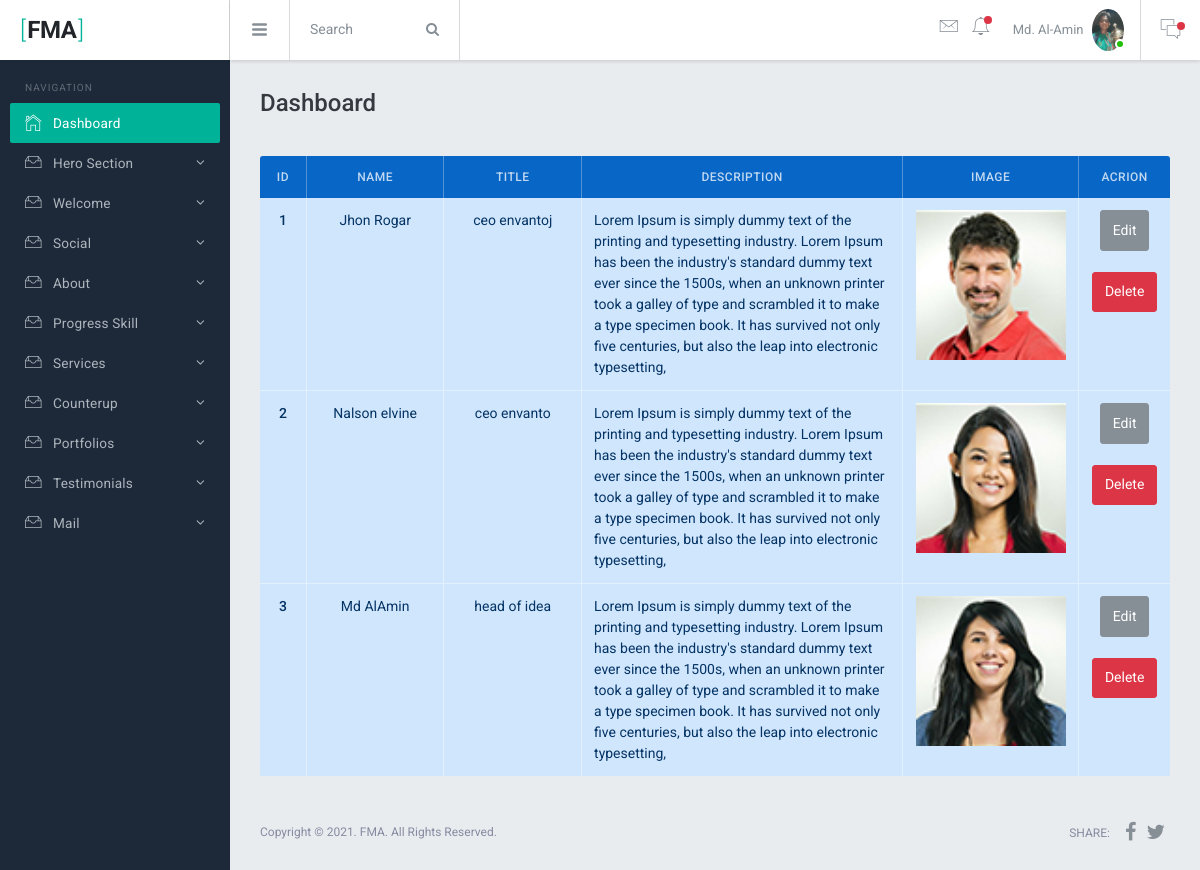
The app's page /admin/view-testimonials.php (signed in) with its own data.
### tables this page shows
CREATE TABLE `testimonials` (
  `id` int(10) UNSIGNED NOT NULL,
  `description` text NOT NULL,
  `name` varchar(255) NOT NULL,
  `title` varchar(255) NOT NULL,
  `image` varchar(255) NOT NULL,
  `status` tinyint(4) NOT NULL DEFAULT 1
);

### admin/view-testimonials.php (the view)
<?php require_once 'inc/header.php';
  $select = "SELECT * FROM Testimonials WHERE status = 1";
  $query = mysqli_query($conn, $select);
?>
 <table class="table table-bordered table-colored table-primary">
            <thead>
              <tr>
                <th class="wd-5p text-center">ID</th>
                <th class="wd-15p text-center">Name</th>
                <th class="wd-15p text-center">Title</th>
                <th class="wd-35p text-center">Description</th>
                <th class="wd-15p text-center">Image</th>
                <th class="wd-10p text-center">Acrion</th>
              </tr>
            </thead>
            <tbody>
            <?php foreach ($query as $key => $testimonials): ?>
              <tr>
                <th class="text-center" scope="row"><?= ++$key ?></th>
                <td class="text-center"><?= $testimonials['name'] ?></td>
                <td class="text-center"><?= $testimonials['title'] ?></td>
                <td><?= $testimonials['description']?></td>
                <td class="text-center">
                  <img style="width:150px;" src="upload/testimonials/<?= $testimonials['image'] ?>">
                </td>
                <td class="text-center">
                  <a href="edit-testimonials.php?id= <?= $testimonials['id'] ?>" class="btn  btn-secondary">Edit</a><br><br>
                  <a href="delete-testimonials.php?id= <?= $testimonials['id'] ?>" class="btn  btn-danger">Delete</a>
                </td>
              </tr>
            <?php endforeach ?>
            </tbody>
          </table>
<?php require_once 'inc/footer.php'; ?>

### admin/inc/header.php (shortened to what this page needs)
<?php
require_once '../db.php';
  $adminId = $_SESSION['loginAdminId'];
$select = "SELECT * FROM admin WHERE id = $adminId";
$query = mysqli_query($conn, $select);
$assoc = mysqli_fetch_assoc($query);
?>
<!DOCTYPE html>
<html lang="en">
  <head>
    <link href="assets/lib/font-awesome/css/font-awesome.css" rel="stylesheet">
    <link href="assets/lib/Ionicons/css/ionicons.css" rel="stylesheet">
    <link href="../assets/lib/perfect-scrollbar/css/perfect-scrollbar.css" rel="stylesheet">
    <link href="assets/lib/jquery-switchbutton/jquery.switchButton.css" rel="stylesheet">
    <link href="assets/lib/rickshaw/rickshaw.min.css" rel="stylesheet">
    <link href="assets/lib/chartist/chartist.css" rel="stylesheet">
    <link rel="stylesheet" href="assets/css/bracket.css">
  </head>
  <body>
    <div class="br-logo"><a href=""><span>[</span>FMA<span>]</span></a></div>
    <div class="br-sideleft overflow-y-auto">
      <label class="sidebar-label pd-x-15 mg-t-20">Navigation</label>
      <div class="br-sideleft-menu">
        <a href="dashboard.php" class="br-menu-link active">
          <div class="br-menu-item">
            <i class="menu-item-icon icon ion-ios-home-outline tx-22"></i>
            <span class="menu-item-label">Dashboard</span>
          </div>
        </a>
        <a href="#" class="br-menu-link">
          <div class="br-menu-item">
            <i class="menu-item-icon icon ion-ios-filing-outline tx-24"></i>
            <span class="menu-item-label">Hero Section</span>
            <i class="menu-item-arrow fa fa-angle-down"></i>
          </div>
        </a>
         <a href="#" class="br-menu-link">
          <div class="br-menu-item">
            <i class="menu-item-icon icon ion-ios-filing-outline tx-24"></i>
            <span class="menu-item-label">Welcome</span>
            <i class="menu-item-arrow fa fa-angle-down"></i>
          </div>
        </a>
         <a href="#" class="br-menu-link">
          <div class="br-menu-item">
            <i class="menu-item-icon icon ion-ios-filing-outline tx-24"></i>
            <span class="menu-item-label">Social</span>
            <i class="menu-item-arrow fa fa-angle-down"></i>
          </div>
        </a>
         <a href="#" class="br-menu-link">
          <div class="br-menu-item">
            <i class="menu-item-icon icon ion-ios-filing-outline tx-24"></i>
            <span class="menu-item-label">About</span>
            <i class="menu-item-arrow fa fa-angle-down"></i>
          </div>
        </a>
         <a href="#" class="br-menu-link">
          <div class="br-menu-item">
            <i class="menu-item-icon icon ion-ios-filing-outline tx-24"></i>
            <span class="menu-item-label">Progress Skill</span>
            <i class="menu-item-arrow fa fa-angle-down"></i>
          </div>
        </a>
         <a href="#" class="br-menu-link">
          <div class="br-menu-item">
            <i class="menu-item-icon icon ion-ios-filing-outline tx-24"></i>
            <span class="menu-item-label">Services</span>
            <i class="menu-item-arrow fa fa-angle-down"></i>
          </div>
        </a>
         <a href="#" class="br-menu-link">
          <div class="br-menu-item">
            <i class="menu-item-icon icon ion-ios-filing-outline tx-24"></i>
            <span class="menu-item-label">Counterup</span>
            <i class="menu-item-arrow fa fa-angle-down"></i>
          </div>
        </a>
        <a href="#" class="br-menu-link">
          <div class="br-menu-item">
            <i class="menu-item-icon icon ion-ios-filing-outline tx-24"></i>
            <span class="menu-item-label">Portfolios</span>
            <i class="menu-item-arrow fa fa-angle-down"></i>
          </div>
        </a>
        <a href="#" class="br-menu-link">
          <div class="br-menu-item">
            <i class="menu-item-icon icon ion-ios-filing-outline tx-24"></i>
            <span class="menu-item-label">Testimonials</span>
            <i class="menu-item-arrow fa fa-angle-down"></i>
          </div>
        </a>
        <a href="#" class="br-menu-link">
          <div class="br-menu-item">
            <i class="menu-item-icon icon ion-ios-filing-outline tx-24"></i>
            <span class="menu-item-label">Mail</span>
            <i class="menu-item-arrow fa fa-angle-down"></i>
          </div>
        </a>
      </div>
      <br>
    </div>
    <div class="br-header">
      <div class="br-header-left">
        <div class="navicon-left hidden-md-down"><a id="btnLeftMenu" href=""><i class="icon ion-navicon-round"></i></a></div>
        <div class="input-group hidden-xs-down wd-170 transition">
          <input id="searchbox" type="text" class="form-control" placeholder="Search">
          <span class="input-group-btn">
            <button class="btn btn-secondary" type="button"><i class="fa fa-search"></i></button>
          </span>
        </div>
      </div>
      <div class="br-header-right">
        <nav class="nav">
          <div class="dropdown">
            <a href="" class="nav-link pd-x-7 pos-relative" data-toggle="dropdown">
              <i class="icon ion-ios-email-outline tx-24"></i>
              <?php
              $not = "SELECT * FROM mail WHERE notification = 'on'";
              $nq = mysqli_query($conn, $not);
              $na = mysqli_fetch_assoc($nq);
               ?>
              <span class="square-8 <?= isset($na['notification']) == 'on' ? 'bg-danger' : '' ?> pos-absolute t-15 r-0 rounded-circle"></span>
            </a>
          </div>
          <div class="dropdown">
            <a href="" class="nav-link pd-x-7 pos-relative" data-toggle="dropdown">
              <i class="icon ion-ios-bell-outline tx-24"></i>
              <span class="square-8 bg-danger pos-absolute t-15 r-5 rounded-circle"></span>
            </a>
          </div>
          <div class="dropdown">
            <a href="" class="nav-link nav-link-profile" data-toggle="dropdown">
              <span class="logged-name hidden-md-down"><?= $assoc['name'] ?></span>
              <img src="upload/profile/<?= $assoc['image'] ?>" class="wd-32 rounded-circle" alt="">
              <span class="square-10 bg-success"></span>
            </a>
          </div>
        </nav>
        <div class="navicon-right">
          <a id="btnRightMenu" href="" class="pos-relative">
            <i class="icon ion-ios-chatboxes-outline"></i>
            <span class="square-8 bg-danger pos-absolute t-10 r--5 rounded-circle"></span>
          </a>
        </div>
      </div>
    </div>
    <div class="br-mainpanel">
      <div class="pd-30">
        <h4 class="tx-gray-800 mg-b-5">Dashboard</h4>
      </div>
      <div class="br-pagebody mg-t-5 pd-x-30">

### admin/inc/footer.php (shortened to what this page needs)
</div>
 <footer class="br-footer">
  <div class="footer-left">
    <div class="mg-b-2">Copyright &copy; 2021. FMA. All Rights Reserved.</div>
  </div>
  <div class="footer-right d-flex align-items-center">
    <span class="tx-uppercase mg-r-10">Share:</span>
    <a target="_blank" class="pd-x-5" href="https://www.facebook.com/sharer/sharer.php?u=http%3A//themepixels.me/bracket/intro"><i class="fa fa-facebook tx-20"></i></a>
    <a target="_blank" class="pd-x-5" href="https://twitter.com/home?status=Bracket,%20your%20best%20choice%20for%20premium%20quality%20admin%20template%20from%20Bootstrap.%20Get%20it%20now%20at%20http%3A//themepixels.me/bracket/intro"><i class="fa fa-twitter tx-20"></i></a>
  </div>
</footer>
    </div>
  </body>
</html>

### records on screen
testimonials: name "Jhon Rogar", title "ceo envantoj", description "Lorem Ipsum is simply dummy text of the printing and typesetting industry. Lorem Ipsum has been the industry's standard dummy text ever since the 1500s, when an unknown printer took a galley of type and scrambled it to make a type specimen book. It has survived not only five centuries, but also the leap into electronic typesetting,", image (picture)
testimonials: name "Nalson elvine", title "ceo envanto", description "Lorem Ipsum is simply dummy text of the printing and typesetting industry. Lorem Ipsum has been the industry's standard dummy text ever since the 1500s, when an unknown printer took a galley of type and scrambled it to make a type specimen book. It has survived not only five centuries, but also the leap into electronic typesetting,", image (picture)
testimonials: name "Md AlAmin", title "head of idea", description "Lorem Ipsum is simply dummy text of the printing and typesetting industry. Lorem Ipsum has been the industry's standard dummy text ever since the 1500s, when an unknown printer took a galley of type and scrambled it to make a type specimen book. It has survived not only five centuries, but also the leap into electronic typesetting,", image (picture)

### other values on screen
$assoc['name'] "Md. Al-Amin"
